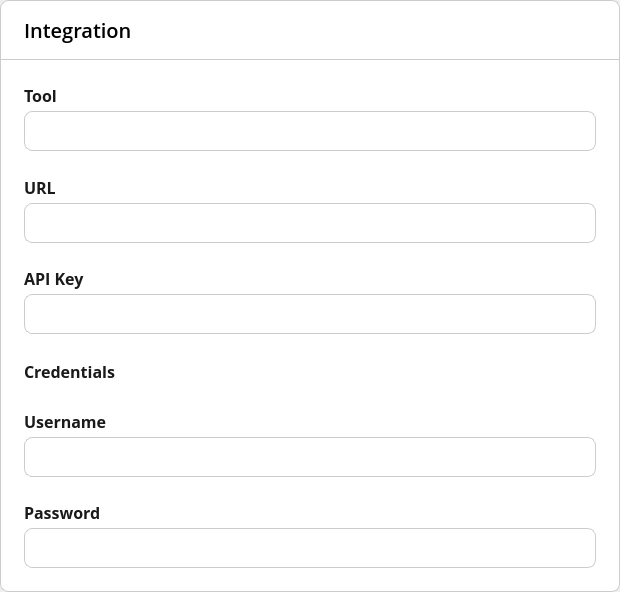
<?xml version="1.0" encoding="UTF-8"?>
<ui version="4.0">
 <class>IntegrationPanel</class>
 <widget class="QWidget" name="IntegrationPanel">
  <property name="geometry">
   <rect>
    <x>0</x>
    <y>0</y>
    <width>620</width>
    <height>592</height>
   </rect>
  </property>
  <property name="sizePolicy">
   <sizepolicy hsizetype="Fixed" vsizetype="Fixed">
    <horstretch>0</horstretch>
    <verstretch>0</verstretch>
   </sizepolicy>
  </property>
  <property name="minimumSize">
   <size>
    <width>620</width>
    <height>592</height>
   </size>
  </property>
  <property name="maximumSize">
   <size>
    <width>620</width>
    <height>592</height>
   </size>
  </property>
  <property name="windowTitle">
   <string>Form</string>
  </property>
  <property name="styleSheet">
   <string notr="true">#header {
	background: white;
	border: 1px solid #ccc;
	border-top-left-radius: 8px;
    border-top-right-radius: 8px;
}

#body {
    background-color: white;
    border: 1px solid #ccc;
    border-top: none;
	border-top-left-radius: 0px;
    border-top-right-radius: 0px;
    border-bottom-left-radius: 8px;
    border-bottom-right-radius: 8px;
}

#headerLabel {
	font-family: Open Sans;
	font-weight: 500;
	font-size: 20px;
	line-height: 0px;
	letter-spacing: 0%;
	color: black;
}

#deleteButton {
	background: transparent;
	border: none;
}

#nextButton {
	background: #FCCA69;
	border: none;
	border-radius: 8px;
	font-family: Open-Sans;
	font-weight: 500;
	font-size: 18px;
	color: white;
}

#backButton {
	background: white;
	border: 2px solid black;
	border-radius: 8px;
	font-family: Open Sans;
	font-weight: 500;
	font-size: 18px;	
}

QLabel {
	color: #1A1A1A;
	font-family: Open Sans;
	font-weight: 600;
	font-size: 16px;
	line-height: 24px;
	letter-spacing: 0%;
}

QLineEdit {
	color: #1A1A1A;
	background: white;
	font-family: Open Sans;
	font-weight: 400;
	font-size: 16px;
	line-height: 24px;
	letter-spacing: 0%;
	border-radius: 8px;
	border: 1px solid #CCCCCC;
	padding-left: 12px;
	padding-right: 12px;
}

QTextEdit {
	color: #1A1A1A;
	background: white;
	font-family: Open Sans;
	font-weight: 400;
	font-size: 16px;
	line-height: 24px;
	letter-spacing: 0%;
	border-radius: 8px;
	border: 1px solid #CCCCCC;
	padding-left: 12px;
	padding-right: 12px;
}

QComboBox {
    background-color: white;
    border: 1px solid #ccc;
    border-radius: 8px;
    padding: 4px;
    font-size: 16px;
	line-height: 24px;
	letter-spacing: 0%;
    color: #333;
}

QComboBox::drop-down {
    subcontrol-origin: padding;
    subcontrol-position: top right;
    width: 24px;
    border: none;
}

QComboBox::down-arrow {
    image: url(:/images/chevron-down.svg);
    width: 16px;
    height: 16px;
}

QComboBox::down-arrow:on {
    image: url(:/images/chevron-up.svg);
}

QComboBox QAbstractItemView {
    background-color: white;
    margin-top: 0px;
    border: 1px solid #ccc;
    border-radius: 8px;
	outline: none;
}

/* Each dropdown item */
QComboBox QAbstractItemView::item {
	color: #1A1A1A;
    padding: 6px 12px;
    border-radius: 4px;
}

/* Hovered item */
QComboBox QAbstractItemView::item:hover {
    background-color: #e6f2ff;
}

/* Selected item */
QComboBox QAbstractItemView::item:selected {
    background-color: #d0e8ff;
    color: #1a1a1a;
}
</string>
  </property>
  <layout class="QVBoxLayout" name="verticalLayout">
   <property name="spacing">
    <number>0</number>
   </property>
   <property name="leftMargin">
    <number>0</number>
   </property>
   <property name="topMargin">
    <number>0</number>
   </property>
   <property name="rightMargin">
    <number>0</number>
   </property>
   <property name="bottomMargin">
    <number>0</number>
   </property>
   <item>
    <widget class="QWidget" name="header" native="true">
     <property name="sizePolicy">
      <sizepolicy hsizetype="Fixed" vsizetype="Fixed">
       <horstretch>0</horstretch>
       <verstretch>0</verstretch>
      </sizepolicy>
     </property>
     <property name="minimumSize">
      <size>
       <width>620</width>
       <height>60</height>
      </size>
     </property>
     <property name="maximumSize">
      <size>
       <width>620</width>
       <height>60</height>
      </size>
     </property>
     <layout class="QHBoxLayout" name="horizontalLayout_2">
      <property name="spacing">
       <number>10</number>
      </property>
      <property name="leftMargin">
       <number>24</number>
      </property>
      <property name="topMargin">
       <number>16</number>
      </property>
      <property name="rightMargin">
       <number>24</number>
      </property>
      <property name="bottomMargin">
       <number>16</number>
      </property>
      <item>
       <widget class="QLabel" name="headerLabel">
        <property name="text">
         <string>Integration</string>
        </property>
       </widget>
      </item>
      <item>
       <spacer name="headerHSpacer">
        <property name="orientation">
         <enum>Qt::Orientation::Horizontal</enum>
        </property>
        <property name="sizeHint" stdset="0">
         <size>
          <width>413</width>
          <height>20</height>
         </size>
        </property>
       </spacer>
      </item>
      <item>
       <widget class="QPushButton" name="deleteButton">
        <property name="sizePolicy">
         <sizepolicy hsizetype="Fixed" vsizetype="Fixed">
          <horstretch>0</horstretch>
          <verstretch>0</verstretch>
         </sizepolicy>
        </property>
        <property name="minimumSize">
         <size>
          <width>24</width>
          <height>24</height>
         </size>
        </property>
        <property name="maximumSize">
         <size>
          <width>24</width>
          <height>24</height>
         </size>
        </property>
        <property name="text">
         <string/>
        </property>
        <property name="icon">
         <iconset resource="../../../../Resources/Resources.qrc">
          <normaloff>:/images/ProjectSettings/item_delete.svg</normaloff>:/images/ProjectSettings/item_delete.svg</iconset>
        </property>
        <property name="iconSize">
         <size>
          <width>24</width>
          <height>24</height>
         </size>
        </property>
       </widget>
      </item>
     </layout>
    </widget>
   </item>
   <item>
    <widget class="QWidget" name="body" native="true">
     <property name="sizePolicy">
      <sizepolicy hsizetype="Preferred" vsizetype="Fixed">
       <horstretch>0</horstretch>
       <verstretch>0</verstretch>
      </sizepolicy>
     </property>
     <property name="minimumSize">
      <size>
       <width>0</width>
       <height>532</height>
      </size>
     </property>
     <property name="maximumSize">
      <size>
       <width>16777215</width>
       <height>532</height>
      </size>
     </property>
     <layout class="QVBoxLayout" name="verticalLayout_3">
      <property name="spacing">
       <number>24</number>
      </property>
      <property name="leftMargin">
       <number>24</number>
      </property>
      <property name="topMargin">
       <number>24</number>
      </property>
      <property name="rightMargin">
       <number>24</number>
      </property>
      <property name="bottomMargin">
       <number>24</number>
      </property>
      <item>
       <widget class="QWidget" name="ToolContainer" native="true">
        <property name="minimumSize">
         <size>
          <width>0</width>
          <height>0</height>
         </size>
        </property>
        <property name="maximumSize">
         <size>
          <width>16777215</width>
          <height>16777215</height>
         </size>
        </property>
        <layout class="QVBoxLayout" name="verticalLayout_7">
         <property name="spacing">
          <number>4</number>
         </property>
         <property name="leftMargin">
          <number>0</number>
         </property>
         <property name="topMargin">
          <number>0</number>
         </property>
         <property name="rightMargin">
          <number>0</number>
         </property>
         <property name="bottomMargin">
          <number>0</number>
         </property>
         <item>
          <widget class="QLabel" name="label_11">
           <property name="text">
            <string>Tool</string>
           </property>
          </widget>
         </item>
         <item>
          <widget class="QComboBox" name="toolSelect">
           <property name="minimumSize">
            <size>
             <width>0</width>
             <height>40</height>
            </size>
           </property>
           <property name="maximumSize">
            <size>
             <width>16777215</width>
             <height>40</height>
            </size>
           </property>
          </widget>
         </item>
        </layout>
       </widget>
      </item>
      <item>
       <widget class="QWidget" name="UrlContainer" native="true">
        <layout class="QVBoxLayout" name="verticalLayout_6">
         <property name="spacing">
          <number>4</number>
         </property>
         <property name="leftMargin">
          <number>0</number>
         </property>
         <property name="topMargin">
          <number>0</number>
         </property>
         <property name="rightMargin">
          <number>0</number>
         </property>
         <property name="bottomMargin">
          <number>0</number>
         </property>
         <item>
          <widget class="QLabel" name="label_8">
           <property name="text">
            <string>URL</string>
           </property>
          </widget>
         </item>
         <item>
          <widget class="QLineEdit" name="urlEdit">
           <property name="minimumSize">
            <size>
             <width>0</width>
             <height>40</height>
            </size>
           </property>
           <property name="maximumSize">
            <size>
             <width>16777215</width>
             <height>40</height>
            </size>
           </property>
          </widget>
         </item>
        </layout>
       </widget>
      </item>
      <item>
       <widget class="QWidget" name="ApiKeyContainer" native="true">
        <layout class="QVBoxLayout" name="verticalLayout_8">
         <property name="spacing">
          <number>4</number>
         </property>
         <property name="leftMargin">
          <number>0</number>
         </property>
         <property name="topMargin">
          <number>0</number>
         </property>
         <property name="rightMargin">
          <number>0</number>
         </property>
         <property name="bottomMargin">
          <number>0</number>
         </property>
         <item>
          <widget class="QLabel" name="label_12">
           <property name="text">
            <string>API Key</string>
           </property>
          </widget>
         </item>
         <item>
          <widget class="PasswordEdit" name="apiKeyEdit">
           <property name="minimumSize">
            <size>
             <width>0</width>
             <height>40</height>
            </size>
           </property>
           <property name="maximumSize">
            <size>
             <width>16777215</width>
             <height>40</height>
            </size>
           </property>
          </widget>
         </item>
        </layout>
       </widget>
      </item>
      <item>
       <widget class="QWidget" name="CredentialsContainer" native="true">
        <property name="sizePolicy">
         <sizepolicy hsizetype="Preferred" vsizetype="Fixed">
          <horstretch>0</horstretch>
          <verstretch>0</verstretch>
         </sizepolicy>
        </property>
        <layout class="QHBoxLayout" name="horizontalLayout_3">
         <property name="spacing">
          <number>10</number>
         </property>
         <property name="leftMargin">
          <number>0</number>
         </property>
         <property name="topMargin">
          <number>0</number>
         </property>
         <property name="rightMargin">
          <number>0</number>
         </property>
         <property name="bottomMargin">
          <number>0</number>
         </property>
         <item>
          <widget class="QLabel" name="label_9">
           <property name="text">
            <string>Credentials</string>
           </property>
          </widget>
         </item>
         <item>
          <widget class="QToolButton" name="toolButton">
           <property name="styleSheet">
            <string notr="true">background: transparent;
border: none;</string>
           </property>
           <property name="icon">
            <iconset resource="../../../../Resources/Resources.qrc">
            <normaloff>:/images/Project/credentials.svg</normaloff>:/images/Project/credentials.svg</iconset>
           </property>
           <property name="iconSize">
            <size>
             <width>24</width>
             <height>24</height>
            </size>
           </property>
          </widget>
         </item>
         <item>
          <spacer name="horizontalSpacer_3">
           <property name="orientation">
            <enum>Qt::Orientation::Horizontal</enum>
           </property>
           <property name="sizeHint" stdset="0">
            <size>
             <width>431</width>
             <height>20</height>
            </size>
           </property>
          </spacer>
         </item>
        </layout>
       </widget>
      </item>
      <item>
       <widget class="QWidget" name="UsernameContainer" native="true">
        <layout class="QVBoxLayout" name="verticalLayout_4">
         <property name="spacing">
          <number>4</number>
         </property>
         <property name="leftMargin">
          <number>0</number>
         </property>
         <property name="topMargin">
          <number>0</number>
         </property>
         <property name="rightMargin">
          <number>0</number>
         </property>
         <property name="bottomMargin">
          <number>0</number>
         </property>
         <item>
          <widget class="QLabel" name="label_6">
           <property name="text">
            <string>Username</string>
           </property>
          </widget>
         </item>
         <item>
          <widget class="QLineEdit" name="usernameEdit">
           <property name="minimumSize">
            <size>
             <width>0</width>
             <height>40</height>
            </size>
           </property>
           <property name="maximumSize">
            <size>
             <width>16777215</width>
             <height>40</height>
            </size>
           </property>
          </widget>
         </item>
        </layout>
       </widget>
      </item>
      <item>
       <widget class="QWidget" name="PasswordContainer" native="true">
        <layout class="QVBoxLayout" name="verticalLayout_5">
         <property name="spacing">
          <number>4</number>
         </property>
         <property name="leftMargin">
          <number>0</number>
         </property>
         <property name="topMargin">
          <number>0</number>
         </property>
         <property name="rightMargin">
          <number>0</number>
         </property>
         <property name="bottomMargin">
          <number>0</number>
         </property>
         <item>
          <widget class="QLabel" name="label_7">
           <property name="text">
            <string>Password</string>
           </property>
          </widget>
         </item>
         <item>
          <widget class="PasswordEdit" name="passwordEdit">
           <property name="minimumSize">
            <size>
             <width>0</width>
             <height>40</height>
            </size>
           </property>
           <property name="maximumSize">
            <size>
             <width>16777215</width>
             <height>40</height>
            </size>
           </property>
          </widget>
         </item>
        </layout>
       </widget>
      </item>
     </layout>
    </widget>
   </item>
  </layout>
 </widget>
 <customwidgets>
  <customwidget>
   <class>PasswordEdit</class>
   <extends>QLineEdit</extends>
   <header>passwordedit.h</header>
  </customwidget>
 </customwidgets>
 <resources>
  <include location="../../../../Resources/Resources.qrc"/>
 </resources>
 <connections/>
</ui>
